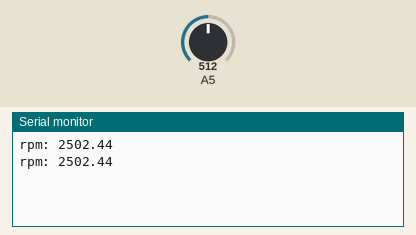
A sketch run on a simulated Arduino Uno, built with avr-gcc and run on an emulated ATmega328P. On the bench: the last lines printed to the serial monitor. The inputs (shaded band) are chosen by the test bench; at power-on: A5 = 512.

Above: at 1.8 s.
1.9 s: A5 set to 716
At 2.4 s:
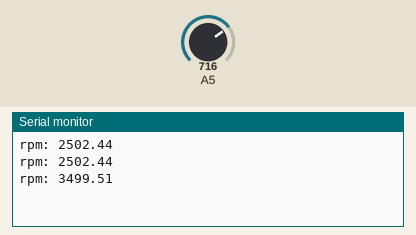
3.4 s: A5 set to 900
At 4.8 s:
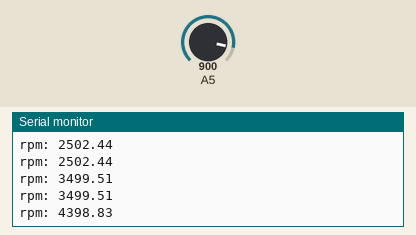
Timing chart, 0 to 6.4 s (numbered marks = the images above; inputs shaded):
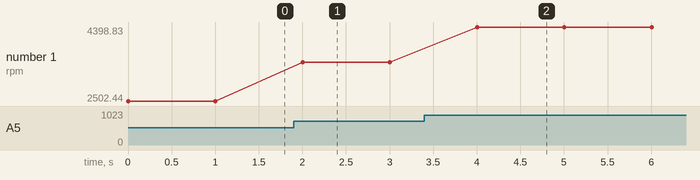

Measured:
- after the input at 1.9 s, the serial monitor: prints a new line after 0.10 s (image 1)
- after the input at 3.4 s, the serial monitor: prints a new line after 0.60 s (image 2)
- plotted number 1: 2502.44 → 3499.51 after the input at 1.9 s, 3499.51 → 4398.83 after the input at 3.4 s

The sketch:

sketch.ino
```cpp
void setup(){Serial.begin(9600);}
void loop(){
  float rpm=analogRead(A5)*(5000.0/1023.0);
  Serial.print("rpm: "); // wrong case/space
  Serial.println(rpm);
  delay(1000);
}
```
